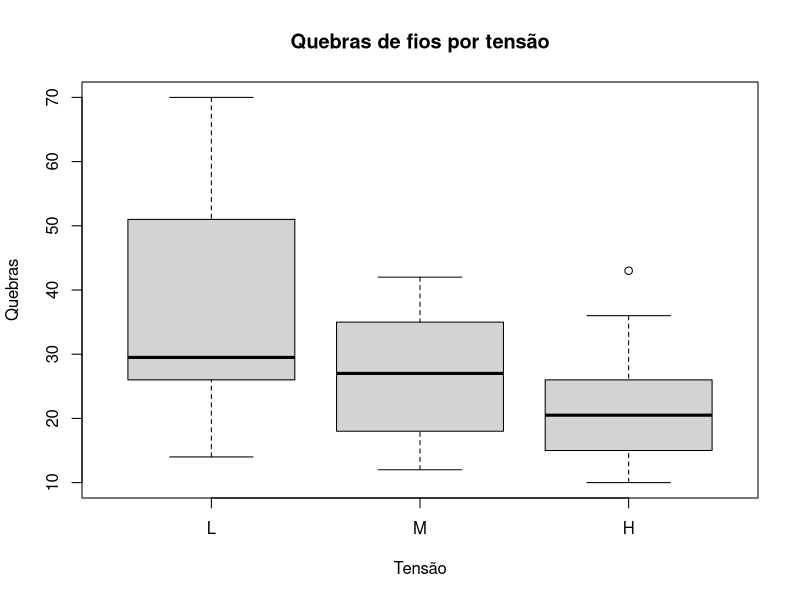
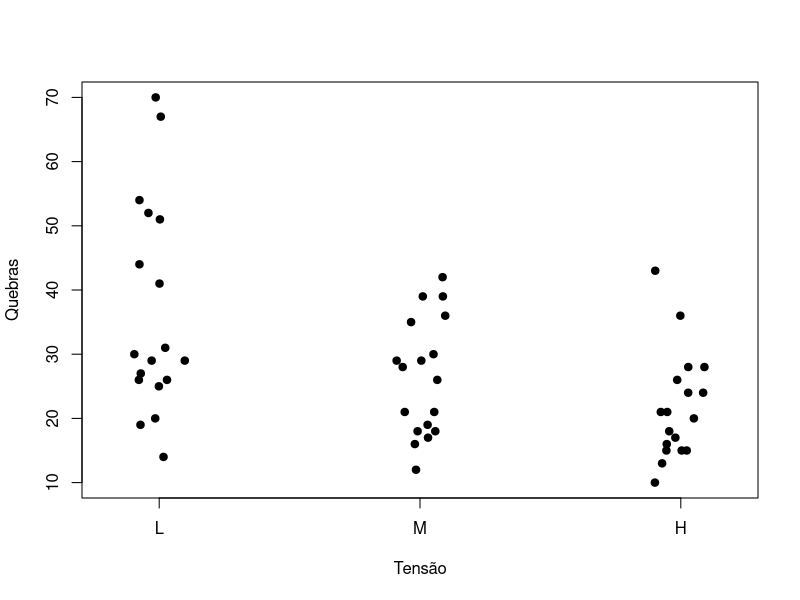

R code for these plots, in order:
# Ajuste de Bonferroni ----

# Ajuste e resultados ----
print(pairwise.t.test(warpbreaks$breaks, warpbreaks$tension,
                      pool.sd = FALSE, p.adjust.method = "bonferroni"))

# Visualização e diagnóstico ----
boxplot(breaks ~ tension, data = warpbreaks, main = "Quebras de fios por tensão", xlab = "Tensão", ylab = "Quebras")
stripchart(breaks ~ tension, data = warpbreaks, vertical = TRUE, method = "jitter", pch = 19, xlab = "Tensão", ylab = "Quebras")
